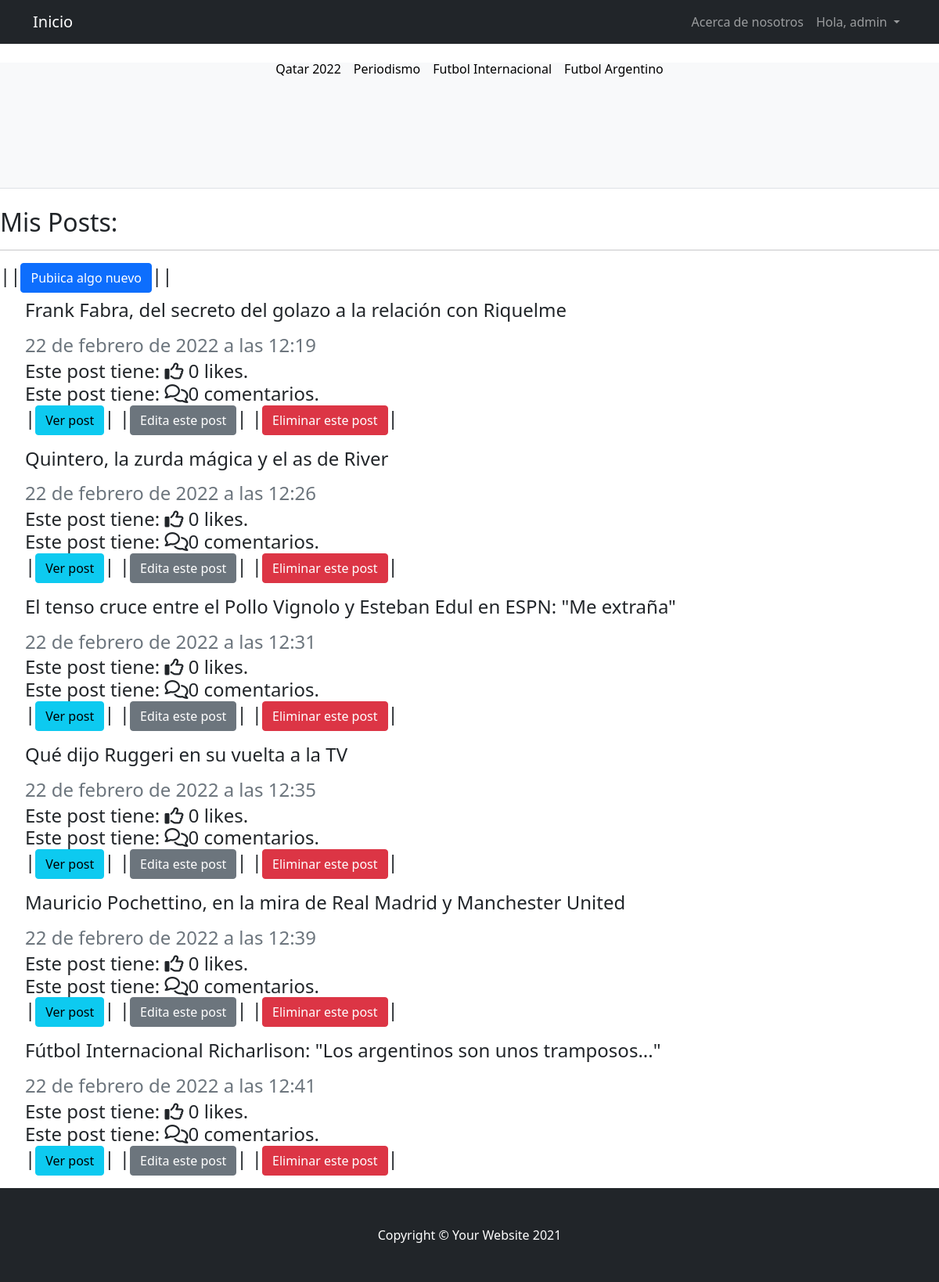
/postApp/postLista/ (signed in), run on the app's committed database.
### postApp/models.py (models this page shows, shortened)
class Post(models.Model):
    titulo = models.CharField('titulo', max_length=500, null=False, blank=False)
    subtitulo = models.CharField(
        'subtitulo', max_length=500, null=False, blank=False)
    contenido = RichTextField('contenido', null=False, blank=False)
    imagen = models.ImageField(
        upload_to='imagenes_post', null=True, blank=True)
    categoria = models.ForeignKey(Categoria,  on_delete=models.DO_NOTHING)
    autor = models.ForeignKey(User, on_delete=models.CASCADE)
    fecha_publicacion = models.DateTimeField(auto_now_add=True)
    fecha_edicion = models.DateTimeField(auto_now=True)
    likes = models.ManyToManyField(User, related_name='likes_posts')
    @property
    def get_comentarios_count(self):
        return self.comentarios.all().count()

### postApp/views.py (the view)
# urls.py: path('postLista/', views.ListaPosts.as_view(), name='postLista'),
class ListaPosts(ListView):
    model = Post
    template_name= "postApp/lista_post.html"

### templates/postApp/lista_post.html (shortened to what this page needs)
{% extends 'index.html' %}
{% block editNavBar %}
{% if request.user.is_authenticated %}
<li class="nav-item"><a class="nav-link" href="{% url 'AboutUs' %}">Acerca de nosotros</a></li>
<div class="collapse navbar-collapse" id="navbarNavDarkDropdown">
    <ul class="navbar-nav">
      <li class="nav-item dropdown">
        <a class="nav-link dropdown-toggle" href="#" id="navbarDarkDropdownMenuLink" role="button" data-bs-toggle="dropdown" aria-expanded="false">
          Hola, {{request.user}}
        </a>
      </li>
    </ul>
  </div>
{% endif %}
{% endblock editNavBar %}
{% if user.is_authenticated %}
    {% block blockPosts %}
        <h2>
            Mis Posts:
            <hr>
        </h2>
        <h4>||<a class="btn btn-primary" href="{% url 'crearPost' %}" role="button">Pubiica algo nuevo</a>||</h4>
            {% for post in object_list  %}
                <ul>
                    <h4>
                        <p>{{ post.titulo }}</p>
                        <div class="mb-1 text-muted">{{post.fecha_publicacion}}</div>
                        <span>Este post tiene:  <i class="fa-regular fa-thumbs-up"></i> {{ post.likes.count }} likes.</span>
                        <br>
                        <span>Este post tiene:  <i class="fa-regular fa-comments"></i>{{ post.get_comentarios_count }} comentarios.</span>
                        <p>
                            |<a class="btn btn-info" href="{% url 'verPost' post.id %}" role="button">Ver post</a>|
                            |<a class="btn btn-secondary" href="{% url 'editarPost' post.id %}" role="button">Edita este post</a>|
                            |<a class="btn btn-danger" href="{% url 'borrarPost' post.id %}" role="button">Eliminar este post</a>|
                        </p>
                    </h4>
                </ul>
            {% endfor %}
    {% endblock blockPosts %}
{% else %}
  <div class="alert alert-warning" role="alert">
    Inicia sesión para poder postear algo!. <a href="{% url 'Login' %}" class="alert-link">Iniciar Sesión</a>. Ahí encontraras el boton para poder registrarte tambien.
  </div>
{% endif %}

### data on the page
Post: titulo "Frank Fabra, del secreto del golazo a la relación con Riquelme", fecha_publicacion "22 de febrero de 2022 a las 12:19", likes.count "0", get_comentarios_count "0"
Post: titulo "Quintero, la zurda mágica y el as de River", fecha_publicacion "22 de febrero de 2022 a las 12:26", likes.count "0", get_comentarios_count "0"
Post: titulo "El tenso cruce entre el Pollo Vignolo y Esteban Edul en ESPN: \"Me extraña\"", fecha_publicacion "22 de febrero de 2022 a las 12:31", likes.count "0", get_comentarios_count "0"
Post: titulo "Qué dijo Ruggeri en su vuelta a la TV", fecha_publicacion "22 de febrero de 2022 a las 12:35", likes.count "0", get_comentarios_count "0"
Post: titulo "Mauricio Pochettino, en la mira de Real Madrid y Manchester United", fecha_publicacion "22 de febrero de 2022 a las 12:39", likes.count "0", get_comentarios_count "0"
Post: titulo "Fútbol Internacional Richarlison: \"Los argentinos son unos tramposos...\"", fecha_publicacion "22 de febrero de 2022 a las 12:41", likes.count "0", get_comentarios_count "0"

### other printed values
{{ request.user }} "admin"
